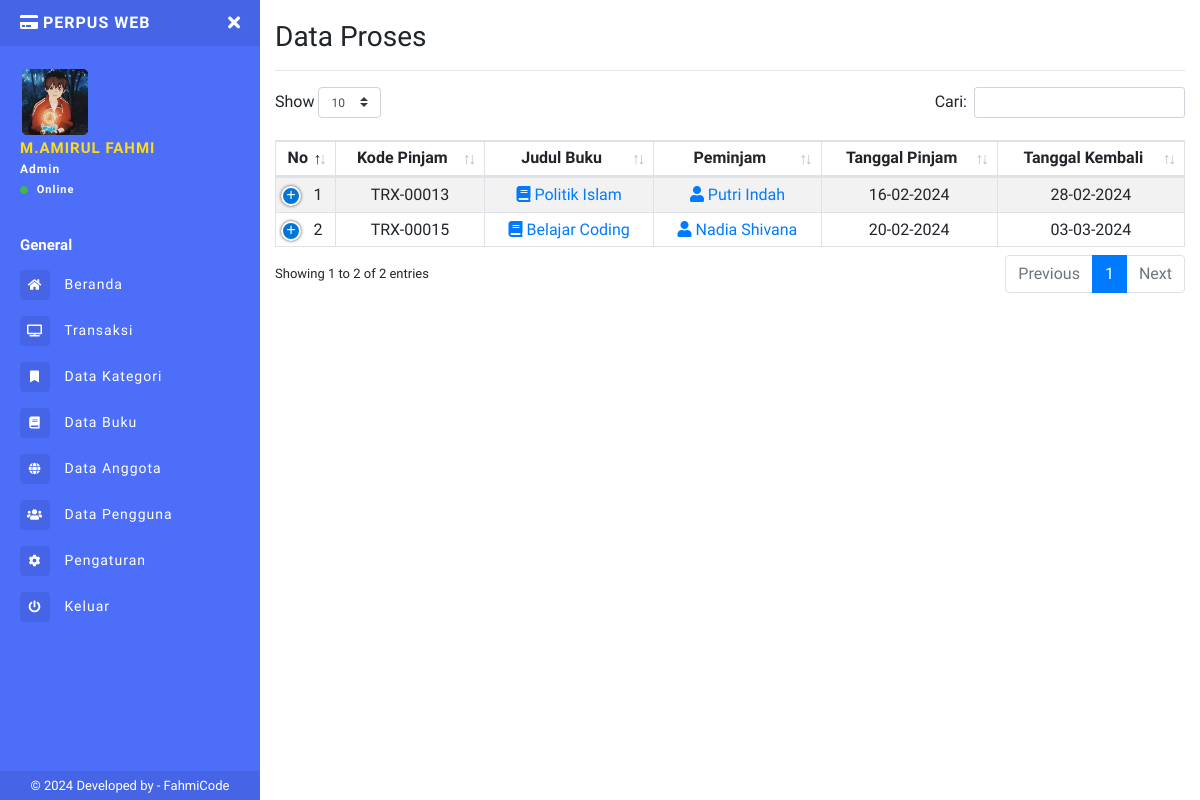
Screenshot of /admin/data-proses.php (signed in) with the database file from the repository.
### tables this page shows
CREATE TABLE `tb_peminjaman` (
  `id_peminjaman` char(13) NOT NULL,
  `id_buku` char(15) NOT NULL,
  `id_peminjam` char(15) NOT NULL,
  `tgl_pinjam` varchar(16) DEFAULT NULL,
  `tgl_kembali` varchar(16) DEFAULT NULL,
  `status_buku` enum('Proses','Pinjam','Kembali') NOT NULL,
  `ket` text NOT NULL
);

CREATE TABLE `tb_buku` (
  `id_buku` char(13) NOT NULL,
  `judul` varchar(50) NOT NULL,
  `penulis` varchar(50) NOT NULL,
  `penerbit` varchar(50) NOT NULL,
  `th_terbit` date DEFAULT NULL,
  `id_kategori` int(11) NOT NULL,
  `jumlah_buku` int(11) NOT NULL,
  `lokasi` varchar(25) NOT NULL,
  `gambar` varchar(50) NOT NULL,
  `created_by` int(11) NOT NULL,
  `tgl_input` date DEFAULT NULL
);

CREATE TABLE `tb_anggota` (
  `id_anggota` char(11) NOT NULL,
  `nisn` varchar(16) NOT NULL,
  `nama` varchar(50) NOT NULL,
  `kelas` varchar(25) NOT NULL,
  `username` varchar(45) NOT NULL,
  `password` varchar(45) NOT NULL,
  `foto` varchar(50) NOT NULL,
  `created_at` timestamp NULL DEFAULT current_timestamp(),
  `updated_at` varchar(40) DEFAULT NULL,
  `status` tinyint(4) NOT NULL
);

### admin/data-proses.php (the view, shortened to what this page needs)
<?php
include 'sidebar.php';
?>
<h1 class="h3 mb-0">
  Data Proses
</h1>
<hr>
<table class="table table-striped table-sm table-bordered dt-responsive nowrap text-center" id="table" width="100%">
  <thead>
    <tr>
      <th>No</th>
      <th>Kode Pinjam</th>
      <th>Judul Buku</th>
      <th>Peminjam</th>
      <th>Tanggal Pinjam</th>
      <th>Tanggal Kembali</th>
    </tr>
  </thead>
  <tbody>
    <?php $no = 1;
    $peminjaman = mysqli_query($conn, "SELECT * FROM tb_peminjaman JOIN tb_buku ON tb_peminjaman.id_buku = tb_buku.id_buku JOIN tb_anggota ON tb_peminjaman.id_peminjam = tb_anggota.id_anggota WHERE tb_peminjaman.status_buku = 'Proses'");
    while ($data = mysqli_fetch_array($peminjaman)) {
    ?>
      <tr>
        <td><?= $no++; ?></td>
        <td><?= $data['id_peminjaman']; ?></td>
        <td><a href="detail-buku.php?kd_buku=<?= $data['id_buku']; ?>"><span class="fa fa-book"></span> <?php echo $data['judul']; ?></a></td>
        <td><a href="detail-anggota.php?kd_anggota=<?= $data['id_anggota']; ?>"><span class="fa fa-user"></span> <?php echo $data['nama']; ?></a></td>
        <td><?= $data['tgl_pinjam']; ?></td>
        <td><?= $data['tgl_kembali']; ?></td>
      </tr>
      <div class="modal fade" id="Konfirmasi<?= $data['id_peminjaman'] ?>" tabindex="-1" role="dialog">
      <?php  } ?>
  </tbody>
</table>
<?php include "footer.php" ?>

### admin/sidebar.php (shortened to what this page needs)
<?php
include '../connection/koneksi.php';
$query = "SELECT * FROM tb_admin WHERE id = '" .  $_COOKIE['id_admin'] . "'";
$run = mysqli_query($conn, $query);
$d = mysqli_fetch_array($run);
?>
<!DOCTYPE html>
<html>
<head>
  <link rel="stylesheet" href="https://maxcdn.bootstrapcdn.com/bootstrap/4.0.0/css/bootstrap.min.css">
  <link href="../assets/css/style.css" rel="stylesheet">
  <link href="https://use.fontawesome.com/releases/v5.0.6/css/all.css" rel="stylesheet">
  <link href="../assets/vendor/datatables/dataTables.bootstrap4.min.css" rel="stylesheet">
  <link href="../assets/vendor/datatables/responsive.bootstrap4.min.css" rel="stylesheet">
</head>
<body>
  <div class="page-wrapper chiller-theme toggled">
    <nav id="sidebar" class="sidebar-wrapper">
      <div class="sidebar-content">
        <div class="sidebar-brand">
          <a href="./"><i class="fa fa-credit-card mr-1"></i>PerPus Web</a>
          <div id="close-sidebar">
            <i class="fas fa-times"></i>
          </div>
        </div>
        <div class="sidebar-header">
          <div class="user-pic" style="height:70px;width:70px;">
            <img class="img-responsive img-rounded" src="../uploads/profil/<?= $d['foto']; ?>" alt="User picture">
          </div>
          <div class="user-info">
            <span class="user-name"><?= $d['nama']; ?>
            </span>
            <span class="user-role"><?= $d['level'] ?></span>
            <span class="user-status">
              <i class="fa fa-circle"></i>
              <span>Online</span>
            </span>
          </div>
        </div>
        <div class="sidebar-menu">
          <ul>
            <li class="header-menu">
              <span>General</span>
            </li>
            <li>
              <a href="index.php">
                <i class="fas fa-home"></i>
                <span>Beranda</span>
              </a>
            </li>
            <li>
              <a href="transaksi.php">
                <i class="fa fa-tv"></i>
                <span>Transaksi</span>
              </a>
            </li>
            <li>
              <a href="kategori.php">
                <i class="fa fa-fw fa-bookmark"></i>
                <span>Data Kategori</span>
              </a>
            </li>
            <li>
              <a href="data-buku.php">
                <i class="fa fa-book"></i>
                <span>Data Buku</span>
              </a>
            </li>
            <li>
              <a href="data-anggota.php">
                <i class="fas fa-globe"></i>
                <span>Data Anggota</span>
              </a>
            </li>
            <?php
            if ($d['level'] == "Admin") { ?>
              <li>
                <a href="data-admin.php">
                  <i class="fas fa-users"></i>
                  <span>Data Pengguna</span>
                </a>
              </li>
            <?php  }  ?>
            <li>
              <a href="pengaturan.php">
                <i class="fa fa-cog"></i>
                <span>Pengaturan</span>
              </a>
            </li>
            <li>
              <a href="#Exit" data-toggle="modal">
                <i class="fa fa-power-off"></i>
                <span>Keluar</span>
              </a>
            </li>
          </ul>
        </div>
      </div>
      <div class="sidebar-footer">
        © 2024 Developed by - <a target="_blank" rel="noopener noreferrer" href="https://fahmi965.000webhostapp.com/Portofolio.html">
          FahmiCode</a>
      </div>
    </nav>
    <main class="page-content">
      <div class="container-fluid">
        <div class="d-block d-sm-block d-md-none d-lg-none py-2"></div>

### rows the page displays
tb_peminjaman: id_peminjaman "TRX-00013", id_buku.judul "Politik Islam", id_peminjam.nama "Putri Indah", tgl_pinjam "16-02-2024", tgl_kembali "28-02-2024"
tb_peminjaman: id_peminjaman "TRX-00015", id_buku.judul "Belajar Coding", id_peminjam.nama "Nadia Shivana", tgl_pinjam "20-02-2024", tgl_kembali "03-03-2024"

### other values shown
$d['nama'] "M.AMIRUL FAHMI"
$d['level'] "Admin"
